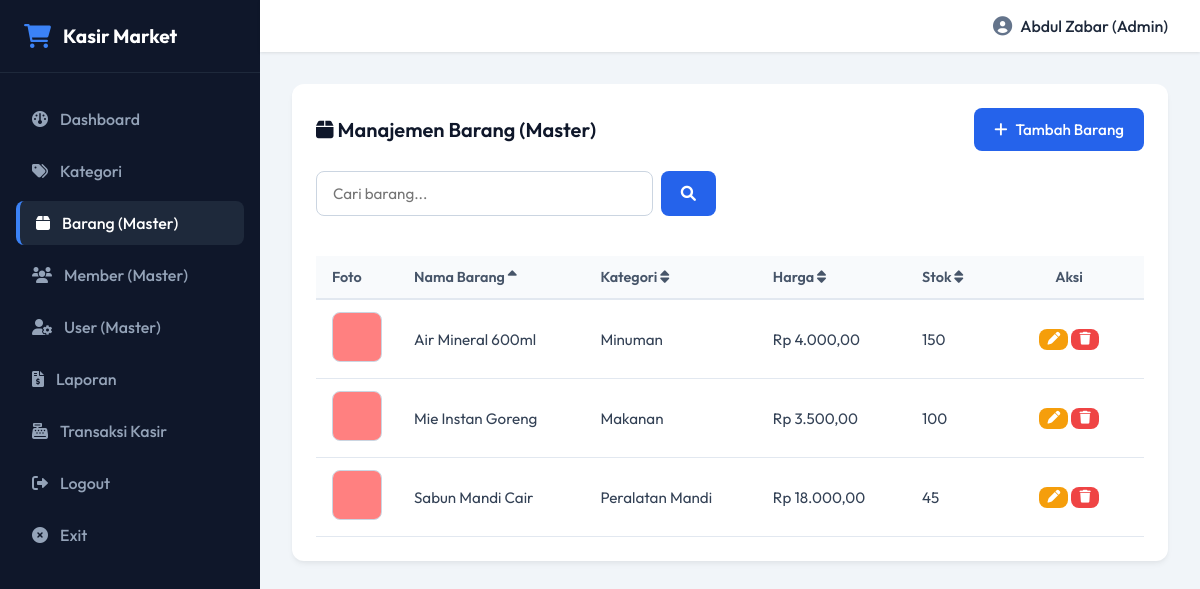
Screenshot of /index.php?page=barang (signed in) with the database file from the repository.
### tables this page shows
CREATE TABLE IF NOT EXISTS barang (
    id_barang INT AUTO_INCREMENT PRIMARY KEY,
    id_kategori INT NOT NULL,
    nama_barang VARCHAR(150) NOT NULL UNIQUE,
    harga DECIMAL(12,2) NOT NULL,
    stok INT NOT NULL,
    foto_barang VARCHAR(100) DEFAULT 'default.jpg',
    FOREIGN KEY (id_kategori) REFERENCES kategori(id_kategori) ON DELETE CASCADE
);

CREATE TABLE IF NOT EXISTS kategori (
    id_kategori INT AUTO_INCREMENT PRIMARY KEY,
    nama_kategori VARCHAR(100) NOT NULL UNIQUE
);

### controllers/Controller.php (called while the page is built, shortened)
<?php
require_once __DIR__ . '/../models/Model.php';
class Controller {
    private $model;
    public function __construct() {
        $this->model = new Model();
    }
    public function barang() {
        $action = $_GET['action'] ?? 'list';
        $query = trim($_GET['search'] ?? '');
        $order_by = $_GET['sort'] ?? 'nama_barang';
        $direction = $_GET['dir'] ?? 'ASC';
        $barang_list = $this->model->searchAndSort('barang', ['nama_barang', 'kategori.nama_kategori'], $query, $order_by, $direction);
        require __DIR__ . '/../views/master_barang.php';
    }
}

### models/Model.php (called while the page is built, shortened)
<?php
require_once __DIR__ . '/../config/database.php';
class Model {
    protected $db;
    public function __construct() {
        $database = new Database();
        $this->db = $database->getConnection();
    }
    public function searchAndSort($table, $search_cols = [], $query = '', $order_by = null, $direction = 'ASC') {
        $sql = "SELECT * FROM $table";
        $params = [];
        if ($table === 'barang') {
            $sql = "SELECT barang.*, kategori.nama_kategori FROM barang JOIN kategori ON barang.id_kategori = kategori.id_kategori";
        }
        if ($order_by) {
            $sql .= " ORDER BY $order_by $direction";
        }
        $stmt = $this->db->prepare($sql);
        $stmt->execute($params);
        return $stmt->fetchAll();
    }
}

### config/database.php (called while the page is built, shortened)
<?php
class Database {
    private $host = '127.0.0.1';
    private $port = '3306';
    private $db = 'db_minimarket';
    private $user = 'root';
    private $pass = '';
    public function getConnection() {
        $this->conn = null;
        try {
            $this->conn = new PDO("mysql:host=" . $this->host . ";port=" . $this->port, $this->user, $this->pass);
            $this->conn->setAttribute(PDO::ATTR_ERRMODE, PDO::ERRMODE_EXCEPTION);
            $this->conn->exec("CREATE DATABASE IF NOT EXISTS " . $this->db);
            $this->conn->exec("USE " . $this->db);
            $this->conn->setAttribute(PDO::ATTR_DEFAULT_FETCH_MODE, PDO::FETCH_ASSOC);
            $stmt = $this->conn->query("SHOW TABLES LIKE 'user'");
        } catch(PDOException $e) {
            die("Connection error: " . $e->getMessage());
        }
        return $this->conn;
    }
}

### views/master_barang.php (the view, shortened to what this page needs)
<?php require_once __DIR__ . '/layout/header.php'; ?>
<div class="card">
    <div class="card-title">
        <span><i class="fa-solid fa-box"></i> Manajemen Barang (Master)</span>
        <?php if ($action !== 'add' && $action !== 'edit_view'): ?>
            <a href="index.php?page=barang&action=add" class="btn btn-primary">
                <i class="fa-solid fa-plus"></i> Tambah Barang
            </a>
        <?php endif; ?>
    </div>
    <?php if ($action === 'add'): ?>
        <h3>Tambah Barang Baru</h3>
        <form action="index.php?page=barang&action=create" method="POST" enctype="multipart/form-data" style="margin-top: 1.5rem; max-width: 600px;">
            <div class="form-group">
                <label for="nama_barang">Nama Barang</label>
                <input type="text" name="nama_barang" id="nama_barang" class="form-input" required autocomplete="off">
            </div>
            <div class="form-group">
                <label for="id_kategori">Kategori</label>
                <select name="id_kategori" id="id_kategori" class="form-input" required>
                    <option value="">-- Pilih Kategori --</option>
                    <?php foreach ($kategori_list as $kategori): ?>
                        <option value="<?php echo $kategori['id_kategori']; ?>"><?php echo htmlspecialchars($kategori['nama_kategori']); ?></option>
                    <?php endforeach; ?>
                </select>
            </div>
            <div class="form-group">
                <label for="harga">Harga</label>
                <input type="number" step="0.01" name="harga" id="harga" class="form-input" min="0" required>
            </div>
            <div class="form-group">
                <label for="stok">Stok</label>
                <input type="number" name="stok" id="stok" class="form-input" min="0" required>
            </div>
            <div class="form-group">
                <label for="foto_barang">Foto Barang</label>
                <input type="file" name="foto_barang" id="foto_barang" class="form-input" accept="image/*">
            </div>
            <button type="submit" class="btn btn-primary">
                <i class="fa-solid fa-save"></i> Simpan
            </button>
            <a href="index.php?page=barang" class="btn btn-secondary">
                <i class="fa-solid fa-arrow-left"></i> Batal
            </a>
        </form>
    <?php else: ?>
        <div class="search-sort-bar">
            <form action="index.php" method="GET" class="search-form">
                <input type="text" name="search" class="form-input" placeholder="Cari barang..." value="<?php echo htmlspecialchars($query); ?>">
                <button type="submit" class="btn btn-primary"><i class="fa-solid fa-magnifying-glass"></i></button>
            </form>
        </div>
        <div class="table-responsive">
            <table>
                <thead>
                    <tr>
                        <th style="width: 80px;">Foto</th>
                        <th>
                            <a href="index.php?page=barang&search=<?php echo urlencode($query); ?>&sort=nama_barang&dir=<?php echo $order_by === 'nama_barang' && $direction === 'ASC' ? 'DESC' : 'ASC'; ?>" style="text-decoration: none; color: inherit;">
                                Nama Barang <i class="fa-solid <?php echo $order_by === 'nama_barang' ? ($direction === 'ASC' ? 'fa-sort-up' : 'fa-sort-down') : 'fa-sort'; ?>"></i>
                            </a>
                        </th>
                        <th>
                            <a href="index.php?page=barang&search=<?php echo urlencode($query); ?>&sort=kategori.nama_kategori&dir=<?php echo $order_by === 'kategori.nama_kategori' && $direction === 'ASC' ? 'DESC' : 'ASC'; ?>" style="text-decoration: none; color: inherit;">
                                Kategori <i class="fa-solid <?php echo $order_by === 'kategori.nama_kategori' ? ($direction === 'ASC' ? 'fa-sort-up' : 'fa-sort-down') : 'fa-sort'; ?>"></i>
                            </a>
                        </th>
                        <th>
                            <a href="index.php?page=barang&search=<?php echo urlencode($query); ?>&sort=harga&dir=<?php echo $order_by === 'harga' && $direction === 'ASC' ? 'DESC' : 'ASC'; ?>" style="text-decoration: none; color: inherit;">
                                Harga <i class="fa-solid <?php echo $order_by === 'harga' ? ($direction === 'ASC' ? 'fa-sort-up' : 'fa-sort-down') : 'fa-sort'; ?>"></i>
                            </a>
                        </th>
                        <th>
                            <a href="index.php?page=barang&search=<?php echo urlencode($query); ?>&sort=stok&dir=<?php echo $order_by === 'stok' && $direction === 'ASC' ? 'DESC' : 'ASC'; ?>" style="text-decoration: none; color: inherit;">
                                Stok <i class="fa-solid <?php echo $order_by === 'stok' ? ($direction === 'ASC' ? 'fa-sort-up' : 'fa-sort-down') : 'fa-sort'; ?>"></i>
                            </a>
                        </th>
                        <th style="width: 150px; text-align: center;">Aksi</th>
                    </tr>
                </thead>
                <tbody>
                    <?php if (empty($barang_list)): ?>
                        <tr>
                            <td colspan="6" style="text-align: center;">Tidak ada data barang.</td>
                        </tr>
                    <?php else: ?>
                        <?php foreach ($barang_list as $row): ?>
                            <tr>
                                <td>
                                    <img src="assets/images/<?php echo $row['foto_barang']; ?>" class="product-img" alt="Foto">
                                </td>
                                <td><?php echo htmlspecialchars($row['nama_barang']); ?></td>
                                <td><?php echo htmlspecialchars($row['nama_kategori']); ?></td>
                                <td>Rp <?php echo number_format($row['harga'], 2, ',', '.'); ?></td>
                                <td><?php echo htmlspecialchars($row['stok']); ?></td>
                                <td style="text-align: center;">
                                    <a href="index.php?page=barang&action=edit_view&id=<?php echo $row['id_barang']; ?>" class="btn btn-warning btn-sm" style="padding: 0.25rem 0.5rem; font-size: 0.8rem;">
                                        <i class="fa-solid fa-pen"></i>
                                    </a>
                                    <a href="index.php?page=barang&action=delete&id=<?php echo $row['id_barang']; ?>" class="btn btn-danger btn-sm" style="padding: 0.25rem 0.5rem; font-size: 0.8rem;" onclick="return confirm('Hapus barang ini?');">
                                        <i class="fa-solid fa-trash"></i>
                                    </a>
                                </td>
                            </tr>
                        <?php endforeach; ?>
                    <?php endif; ?>
                </tbody>
            </table>
        </div>
    <?php endif; ?>
</div>
<?php require_once __DIR__ . '/layout/footer.php'; ?>

### rows the page displays
barang: foto_barang (placeholder picture), nama_barang "Air Mineral 600ml", id_kategori.nama_kategori "Minuman", harga "4.000,00", stok "150"
barang: foto_barang (placeholder picture), nama_barang "Mie Instan Goreng", id_kategori.nama_kategori "Makanan", harga "3.500,00", stok "100"
barang: foto_barang (placeholder picture), nama_barang "Sabun Mandi Cair", id_kategori.nama_kategori "Peralatan Mandi", harga "18.000,00", stok "45"

### other values shown
$_SESSION['user']['username'] "Abdul Zabar"
$_SESSION['user']['role'] "Admin"
